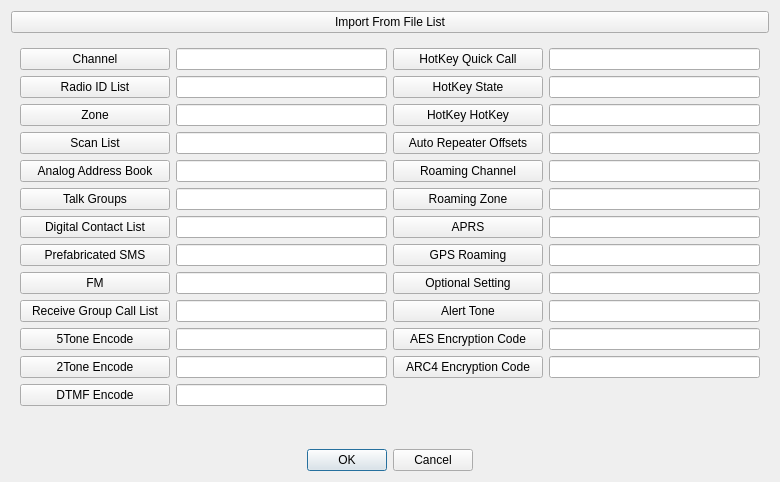
<?xml version="1.0" encoding="UTF-8"?>
<ui version="4.0">
 <class>ImportExportDialog</class>
 <widget class="QDialog" name="ImportExportDialog">
  <property name="geometry">
   <rect>
    <x>0</x>
    <y>0</y>
    <width>780</width>
    <height>482</height>
   </rect>
  </property>
  <property name="windowTitle">
   <string>Dialog</string>
  </property>
  <layout class="QVBoxLayout" name="verticalLayout">
   <item>
    <widget class="QPushButton" name="importAllBtn">
     <property name="text">
      <string>Import From File List</string>
     </property>
    </widget>
   </item>
   <item>
    <widget class="QWidget" name="widget" native="true">
     <layout class="QHBoxLayout" name="horizontalLayout">
      <item>
       <layout class="QFormLayout" name="formLayout">
        <item row="0" column="0">
         <widget class="QPushButton" name="channelBtn">
          <property name="sizePolicy">
           <sizepolicy hsizetype="Minimum" vsizetype="Fixed">
            <horstretch>0</horstretch>
            <verstretch>0</verstretch>
           </sizepolicy>
          </property>
          <property name="minimumSize">
           <size>
            <width>150</width>
            <height>0</height>
           </size>
          </property>
          <property name="sizeIncrement">
           <size>
            <width>0</width>
            <height>0</height>
           </size>
          </property>
          <property name="baseSize">
           <size>
            <width>0</width>
            <height>0</height>
           </size>
          </property>
          <property name="text">
           <string>Channel</string>
          </property>
         </widget>
        </item>
        <item row="0" column="1">
         <widget class="QLineEdit" name="channelTxt"/>
        </item>
        <item row="1" column="0">
         <widget class="QPushButton" name="pushButton_2">
          <property name="sizePolicy">
           <sizepolicy hsizetype="Minimum" vsizetype="Fixed">
            <horstretch>0</horstretch>
            <verstretch>0</verstretch>
           </sizepolicy>
          </property>
          <property name="minimumSize">
           <size>
            <width>150</width>
            <height>0</height>
           </size>
          </property>
          <property name="text">
           <string>Radio ID List</string>
          </property>
         </widget>
        </item>
        <item row="2" column="0">
         <widget class="QPushButton" name="pushButton_3">
          <property name="sizePolicy">
           <sizepolicy hsizetype="Minimum" vsizetype="Fixed">
            <horstretch>0</horstretch>
            <verstretch>0</verstretch>
           </sizepolicy>
          </property>
          <property name="minimumSize">
           <size>
            <width>150</width>
            <height>0</height>
           </size>
          </property>
          <property name="text">
           <string>Zone</string>
          </property>
         </widget>
        </item>
        <item row="3" column="0">
         <widget class="QPushButton" name="pushButton_4">
          <property name="sizePolicy">
           <sizepolicy hsizetype="Minimum" vsizetype="Fixed">
            <horstretch>0</horstretch>
            <verstretch>0</verstretch>
           </sizepolicy>
          </property>
          <property name="minimumSize">
           <size>
            <width>150</width>
            <height>0</height>
           </size>
          </property>
          <property name="text">
           <string>Scan List</string>
          </property>
         </widget>
        </item>
        <item row="4" column="0">
         <widget class="QPushButton" name="pushButton_5">
          <property name="sizePolicy">
           <sizepolicy hsizetype="Minimum" vsizetype="Fixed">
            <horstretch>0</horstretch>
            <verstretch>0</verstretch>
           </sizepolicy>
          </property>
          <property name="minimumSize">
           <size>
            <width>150</width>
            <height>0</height>
           </size>
          </property>
          <property name="text">
           <string>Analog Address Book</string>
          </property>
         </widget>
        </item>
        <item row="5" column="0">
         <widget class="QPushButton" name="pushButton_6">
          <property name="sizePolicy">
           <sizepolicy hsizetype="Minimum" vsizetype="Fixed">
            <horstretch>0</horstretch>
            <verstretch>0</verstretch>
           </sizepolicy>
          </property>
          <property name="minimumSize">
           <size>
            <width>150</width>
            <height>0</height>
           </size>
          </property>
          <property name="text">
           <string>Talk Groups</string>
          </property>
         </widget>
        </item>
        <item row="6" column="0">
         <widget class="QPushButton" name="pushButton_7">
          <property name="sizePolicy">
           <sizepolicy hsizetype="Minimum" vsizetype="Fixed">
            <horstretch>0</horstretch>
            <verstretch>0</verstretch>
           </sizepolicy>
          </property>
          <property name="minimumSize">
           <size>
            <width>150</width>
            <height>0</height>
           </size>
          </property>
          <property name="text">
           <string>Digital Contact List</string>
          </property>
         </widget>
        </item>
        <item row="7" column="0">
         <widget class="QPushButton" name="pushButton_8">
          <property name="sizePolicy">
           <sizepolicy hsizetype="Minimum" vsizetype="Fixed">
            <horstretch>0</horstretch>
            <verstretch>0</verstretch>
           </sizepolicy>
          </property>
          <property name="minimumSize">
           <size>
            <width>150</width>
            <height>0</height>
           </size>
          </property>
          <property name="text">
           <string>Prefabricated SMS</string>
          </property>
         </widget>
        </item>
        <item row="8" column="0">
         <widget class="QPushButton" name="pushButton_9">
          <property name="sizePolicy">
           <sizepolicy hsizetype="Minimum" vsizetype="Fixed">
            <horstretch>0</horstretch>
            <verstretch>0</verstretch>
           </sizepolicy>
          </property>
          <property name="minimumSize">
           <size>
            <width>150</width>
            <height>0</height>
           </size>
          </property>
          <property name="text">
           <string>FM</string>
          </property>
         </widget>
        </item>
        <item row="9" column="0">
         <widget class="QPushButton" name="pushButton_10">
          <property name="sizePolicy">
           <sizepolicy hsizetype="Minimum" vsizetype="Fixed">
            <horstretch>0</horstretch>
            <verstretch>0</verstretch>
           </sizepolicy>
          </property>
          <property name="minimumSize">
           <size>
            <width>150</width>
            <height>0</height>
           </size>
          </property>
          <property name="text">
           <string>Receive Group Call List</string>
          </property>
         </widget>
        </item>
        <item row="10" column="0">
         <widget class="QPushButton" name="pushButton_11">
          <property name="sizePolicy">
           <sizepolicy hsizetype="Minimum" vsizetype="Fixed">
            <horstretch>0</horstretch>
            <verstretch>0</verstretch>
           </sizepolicy>
          </property>
          <property name="minimumSize">
           <size>
            <width>150</width>
            <height>0</height>
           </size>
          </property>
          <property name="text">
           <string>5Tone Encode</string>
          </property>
         </widget>
        </item>
        <item row="11" column="0">
         <widget class="QPushButton" name="pushButton_12">
          <property name="sizePolicy">
           <sizepolicy hsizetype="Minimum" vsizetype="Fixed">
            <horstretch>0</horstretch>
            <verstretch>0</verstretch>
           </sizepolicy>
          </property>
          <property name="minimumSize">
           <size>
            <width>150</width>
            <height>0</height>
           </size>
          </property>
          <property name="text">
           <string>2Tone Encode</string>
          </property>
         </widget>
        </item>
        <item row="12" column="0">
         <widget class="QPushButton" name="pushButton_13">
          <property name="sizePolicy">
           <sizepolicy hsizetype="Minimum" vsizetype="Fixed">
            <horstretch>0</horstretch>
            <verstretch>0</verstretch>
           </sizepolicy>
          </property>
          <property name="minimumSize">
           <size>
            <width>150</width>
            <height>0</height>
           </size>
          </property>
          <property name="text">
           <string>DTMF Encode</string>
          </property>
         </widget>
        </item>
        <item row="1" column="1">
         <widget class="QLineEdit" name="radioIdListTxt"/>
        </item>
        <item row="2" column="1">
         <widget class="QLineEdit" name="zoneTxt"/>
        </item>
        <item row="3" column="1">
         <widget class="QLineEdit" name="scanListTxt"/>
        </item>
        <item row="4" column="1">
         <widget class="QLineEdit" name="analogAddressBookTxt"/>
        </item>
        <item row="5" column="1">
         <widget class="QLineEdit" name="talkgroupsTxt"/>
        </item>
        <item row="6" column="1">
         <widget class="QLineEdit" name="digitalContactListTxt"/>
        </item>
        <item row="7" column="1">
         <widget class="QLineEdit" name="prefabricatedSmsTxt"/>
        </item>
        <item row="8" column="1">
         <widget class="QLineEdit" name="fmTxt"/>
        </item>
        <item row="9" column="1">
         <widget class="QLineEdit" name="receiveGroupCallListTxt"/>
        </item>
        <item row="10" column="1">
         <widget class="QLineEdit" name="tone5EncodeTxt"/>
        </item>
        <item row="11" column="1">
         <widget class="QLineEdit" name="tone2EncodeTxt"/>
        </item>
        <item row="12" column="1">
         <widget class="QLineEdit" name="dtmfEncodeTxt"/>
        </item>
       </layout>
      </item>
      <item>
       <layout class="QFormLayout" name="formLayout_2">
        <property name="sizeConstraint">
         <enum>QLayout::SizeConstraint::SetDefaultConstraint</enum>
        </property>
        <property name="fieldGrowthPolicy">
         <enum>QFormLayout::FieldGrowthPolicy::AllNonFixedFieldsGrow</enum>
        </property>
        <item row="0" column="0">
         <widget class="QPushButton" name="pushButton_14">
          <property name="minimumSize">
           <size>
            <width>150</width>
            <height>0</height>
           </size>
          </property>
          <property name="text">
           <string>HotKey Quick Call</string>
          </property>
         </widget>
        </item>
        <item row="1" column="0">
         <widget class="QPushButton" name="pushButton_15">
          <property name="minimumSize">
           <size>
            <width>150</width>
            <height>0</height>
           </size>
          </property>
          <property name="text">
           <string>HotKey State</string>
          </property>
         </widget>
        </item>
        <item row="2" column="0">
         <widget class="QPushButton" name="pushButton_16">
          <property name="minimumSize">
           <size>
            <width>150</width>
            <height>0</height>
           </size>
          </property>
          <property name="text">
           <string>HotKey HotKey</string>
          </property>
         </widget>
        </item>
        <item row="3" column="0">
         <widget class="QPushButton" name="pushButton_17">
          <property name="minimumSize">
           <size>
            <width>150</width>
            <height>0</height>
           </size>
          </property>
          <property name="text">
           <string>Auto Repeater Offsets</string>
          </property>
         </widget>
        </item>
        <item row="4" column="0">
         <widget class="QPushButton" name="pushButton_18">
          <property name="minimumSize">
           <size>
            <width>150</width>
            <height>0</height>
           </size>
          </property>
          <property name="text">
           <string>Roaming Channel</string>
          </property>
         </widget>
        </item>
        <item row="5" column="0">
         <widget class="QPushButton" name="pushButton_19">
          <property name="minimumSize">
           <size>
            <width>150</width>
            <height>0</height>
           </size>
          </property>
          <property name="text">
           <string>Roaming Zone</string>
          </property>
         </widget>
        </item>
        <item row="6" column="0">
         <widget class="QPushButton" name="pushButton_20">
          <property name="minimumSize">
           <size>
            <width>150</width>
            <height>0</height>
           </size>
          </property>
          <property name="text">
           <string>APRS</string>
          </property>
         </widget>
        </item>
        <item row="7" column="0">
         <widget class="QPushButton" name="pushButton_21">
          <property name="minimumSize">
           <size>
            <width>150</width>
            <height>0</height>
           </size>
          </property>
          <property name="text">
           <string>GPS Roaming</string>
          </property>
         </widget>
        </item>
        <item row="8" column="0">
         <widget class="QPushButton" name="pushButton_22">
          <property name="minimumSize">
           <size>
            <width>150</width>
            <height>0</height>
           </size>
          </property>
          <property name="text">
           <string>Optional Setting</string>
          </property>
         </widget>
        </item>
        <item row="9" column="0">
         <widget class="QPushButton" name="pushButton_23">
          <property name="sizePolicy">
           <sizepolicy hsizetype="Minimum" vsizetype="Fixed">
            <horstretch>0</horstretch>
            <verstretch>0</verstretch>
           </sizepolicy>
          </property>
          <property name="minimumSize">
           <size>
            <width>150</width>
            <height>0</height>
           </size>
          </property>
          <property name="sizeIncrement">
           <size>
            <width>0</width>
            <height>0</height>
           </size>
          </property>
          <property name="text">
           <string>Alert Tone</string>
          </property>
         </widget>
        </item>
        <item row="10" column="0">
         <widget class="QPushButton" name="pushButton_24">
          <property name="minimumSize">
           <size>
            <width>150</width>
            <height>0</height>
           </size>
          </property>
          <property name="text">
           <string>AES Encryption Code</string>
          </property>
         </widget>
        </item>
        <item row="11" column="0">
         <widget class="QPushButton" name="pushButton_25">
          <property name="minimumSize">
           <size>
            <width>150</width>
            <height>0</height>
           </size>
          </property>
          <property name="text">
           <string>ARC4 Encryption Code</string>
          </property>
         </widget>
        </item>
        <item row="0" column="1">
         <widget class="QLineEdit" name="hotkeyQuickCallTxt"/>
        </item>
        <item row="1" column="1">
         <widget class="QLineEdit" name="hotkeyStateTxt"/>
        </item>
        <item row="2" column="1">
         <widget class="QLineEdit" name="hotkeyHotKeyTxt"/>
        </item>
        <item row="3" column="1">
         <widget class="QLineEdit" name="autoRepeaterOffsetsTxt"/>
        </item>
        <item row="4" column="1">
         <widget class="QLineEdit" name="roamingChannelTxt"/>
        </item>
        <item row="5" column="1">
         <widget class="QLineEdit" name="romaingZoneTxt"/>
        </item>
        <item row="6" column="1">
         <widget class="QLineEdit" name="aprsTxt"/>
        </item>
        <item row="7" column="1">
         <widget class="QLineEdit" name="gpsRoamingTxt"/>
        </item>
        <item row="8" column="1">
         <widget class="QLineEdit" name="optionalSettingTxt"/>
        </item>
        <item row="9" column="1">
         <widget class="QLineEdit" name="alertToneTxt"/>
        </item>
        <item row="10" column="1">
         <widget class="QLineEdit" name="aesEncryptionCodeTxt"/>
        </item>
        <item row="11" column="1">
         <widget class="QLineEdit" name="arc4EncryptionCodeTxt"/>
        </item>
       </layout>
      </item>
     </layout>
    </widget>
   </item>
   <item>
    <widget class="QDialogButtonBox" name="buttonBox">
     <property name="orientation">
      <enum>Qt::Orientation::Horizontal</enum>
     </property>
     <property name="standardButtons">
      <set>QDialogButtonBox::StandardButton::Cancel|QDialogButtonBox::StandardButton::Ok</set>
     </property>
     <property name="centerButtons">
      <bool>true</bool>
     </property>
    </widget>
   </item>
  </layout>
 </widget>
 <resources/>
 <connections>
  <connection>
   <sender>buttonBox</sender>
   <signal>accepted()</signal>
   <receiver>ImportExportDialog</receiver>
   <slot>accept()</slot>
   <hints>
    <hint type="sourcelabel">
     <x>248</x>
     <y>254</y>
    </hint>
    <hint type="destinationlabel">
     <x>157</x>
     <y>274</y>
    </hint>
   </hints>
  </connection>
  <connection>
   <sender>buttonBox</sender>
   <signal>rejected()</signal>
   <receiver>ImportExportDialog</receiver>
   <slot>reject()</slot>
   <hints>
    <hint type="sourcelabel">
     <x>316</x>
     <y>260</y>
    </hint>
    <hint type="destinationlabel">
     <x>286</x>
     <y>274</y>
    </hint>
   </hints>
  </connection>
 </connections>
</ui>
